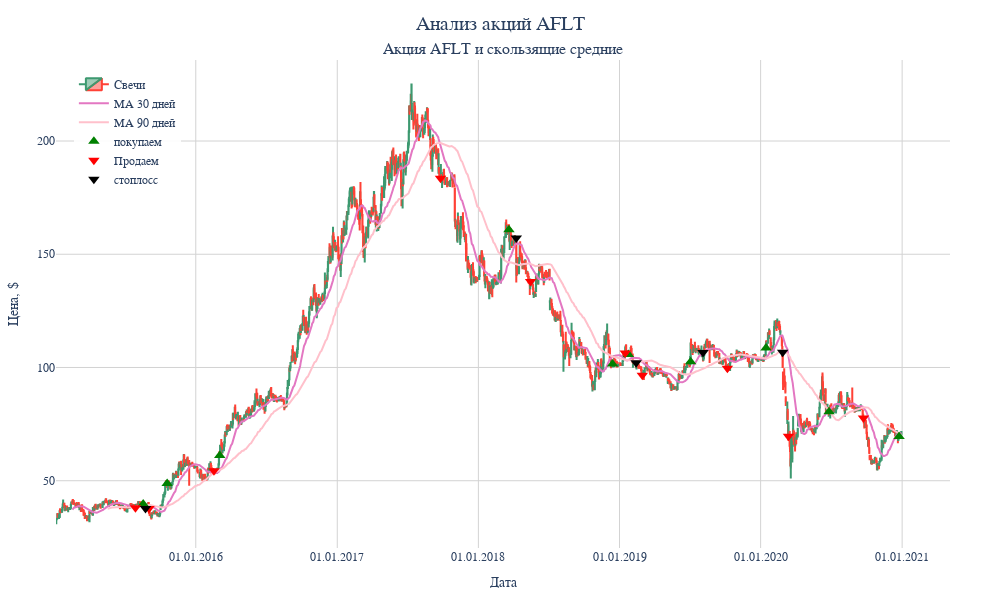

Notebook cell for this chart:
### Code cell
answer_df =  trade_bot_moex(tiker = tiker,
               money = money,
               start = start,
               finish = finish,
               stop_loss = stop_loss,
               short_window  = short_window,
               long_window = long_window) # ну вот с аэрофлотом могли бы больше потерять возможно
answer_df

### Figure 1 — Plotly figure (JSON) as saved in the notebook; plotly's stock layout.template omitted (floating-point values rounded to 4 significant figures; data arrays with more than 128 entries replaced by an {"elided": "..."} marker saying what was removed)
{"data": [{"close": {"elided": "1510 float values"}, "high": {"elided": "1510 float values"}, "low": {"elided": "1510 float values"}, "name": "Свечи", "open": {"elided": "1510 float values"}, "type": "candlestick", "x": {"elided": "1510 str values"}}, {"line": {"color": "#e377c2"}, "name": "MA 30 дней", "type": "scatter", "x": {"elided": "1510 str values"}, "y": {"elided": "1510 float values"}}, {"line": {"color": "pink"}, "name": "MA 90 дней", "type": "scatter", "x": {"elided": "1510 str values"}, "y": {"elided": "1510 float values"}}, {"marker": {"color": "green", "size": 10, "symbol": "triangle-up"}, "mode": "markers", "name": "покупаем", "type": "scatter", "x": ["2015-08-18", "2015-10-19", "2016-03-03", "2018-03-21", "2018-12-14", "2019-01-24", "2019-07-04", "2020-01-15", "2020-06-26", "2020-12-24"], "y": [39.72, 48.8, 61.16, 160.8, 101.6, 105.8, 102.5, 108.6, 80.5, 69.5]}, {"marker": {"color": "red", "size": 10, "symbol": "triangle-down"}, "mode": "markers", "name": "Продаем ", "type": "scatter", "x": ["2015-07-29", "2015-09-02", "2016-02-17", "2017-09-25", "2018-05-16", "2019-01-16", "2019-03-01", "2019-10-07", "2020-03-13", "2020-09-23"], "y": [38.12, 37.77, 54.4, 183.6, 137.9, 106.4, 96.54, 99.66, 69.66, 77.66]}, {"marker": {"color": "black", "size": 10, "symbol": "triangle-down"}, "mode": "markers", "name": "стоплосс", "type": "scatter", "x": ["2015-08-24", "2018-04-09", "2019-02-13", "2019-08-05", "2020-02-27"], "y": [37.7, 157.2, 102.1, 106.6, 106.7]}], "layout": {"annotations": [{"font": {"size": 16}, "showarrow": false, "text": "Акция AFLT и скользящие средние", "x": 0.5, "xanchor": "center", "xref": "paper", "y": 1, "yanchor": "bottom", "yref": "paper"}], "font": {"family": "Arial", "size": 12}, "height": 600, "hovermode": "x unified", "legend": {"bgcolor": "rgba(255,255,255,0.9)", "bordercolor": "gray", "x": 0.02, "y": 0.98}, "margin": {"b": 50, "l": 50, "r": 50, "t": 60}, "paper_bgcolor": "white", "plot_bgcolor": "white", "title": {"font": {"size": 20}, "text": "Анализ акций AFLT", "x": 0.5, "xanchor": "center"}, "width": 1000, "xaxis": {"anchor": "y", "autorange": true, "domain": [0, 1], "gridcolor": "lightgray", "range": ["2015-01-04 12:00", "2021-05-04 19:37:25.8539"], "rangeslider": {"visible": false, "yaxis": {}}, "showgrid": true, "tickformat": "%d.%m.%Y", "title": {"text": "Дата"}, "type": "date"}, "yaxis": {"anchor": "x", "autorange": true, "domain": [0, 1], "gridcolor": "lightgray", "range": [20.3, 235.8], "showgrid": true, "title": {"text": "Цена, $"}, "type": "linear"}}}
